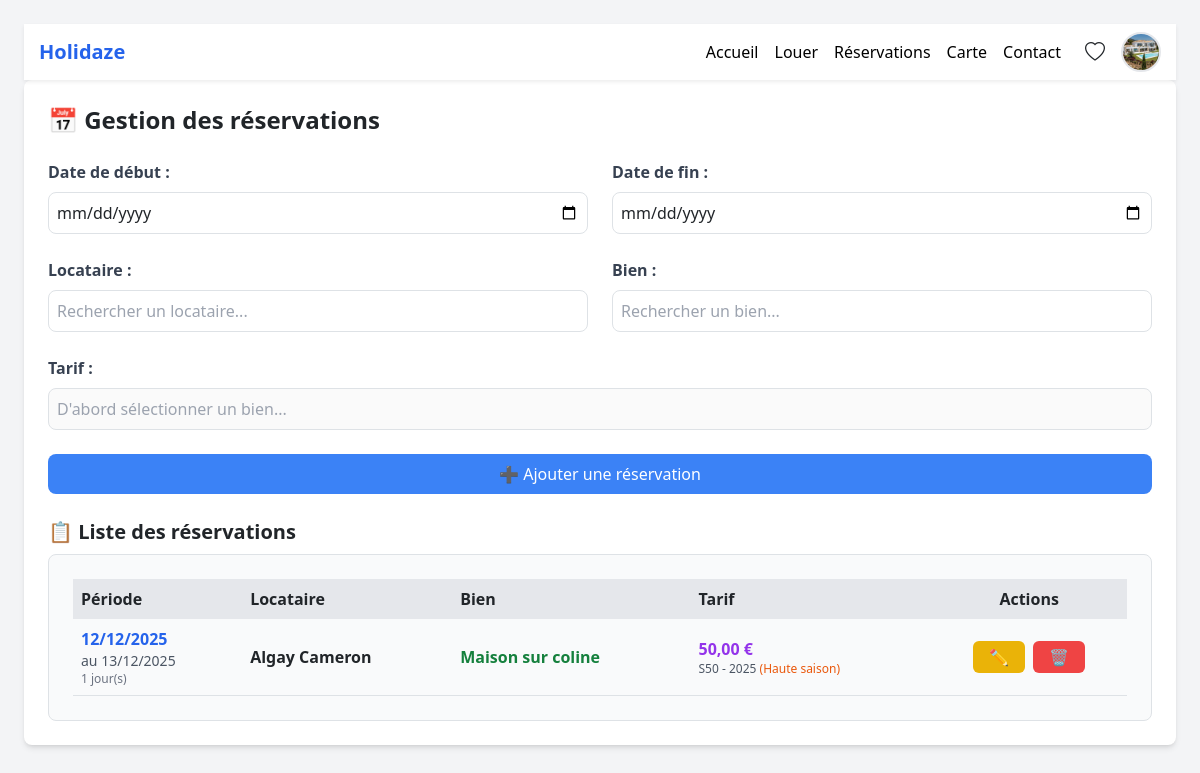
/Pages/Réservations/reservation_form.php (signed in), run on the app's committed database.
### tables this page shows
CREATE TABLE `reservation` (
  `id_reservations` int NOT NULL,
  `date_debut` date NOT NULL,
  `date_fin` date NOT NULL,
  `id_locataire` int NOT NULL,
  `id_bien` int NOT NULL,
  `id_tarif` int NOT NULL
);

CREATE TABLE `locataire` (
  `id_locataire` int NOT NULL,
  `id_utilisateur` int DEFAULT NULL,
  `nom_locataire` varchar(50) NOT NULL,
  `prenom_locataire` varchar(50) NOT NULL,
  `dna_locataire` date NOT NULL,
  `email_locataire` varchar(50) NOT NULL,
  `rue_locataire` varchar(50) NOT NULL,
  `pass_locataire` varchar(50) NOT NULL,
  `tel_locataire` varchar(50) NOT NULL,
  `comp_locataire` varchar(50) NOT NULL,
  `id_commune` int NOT NULL,
  `raison_sociale` varchar(50) NOT NULL,
  `siret` varchar(50) NOT NULL
);

CREATE TABLE `bien` (
  `id_bien` int NOT NULL,
  `nom_bien` varchar(50) NOT NULL,
  `rue_bien` varchar(50) NOT NULL,
  `cp_bien` varchar(10) NOT NULL DEFAULT '',
  `latitude_bien` decimal(10,8) DEFAULT NULL,
  `longitude_bien` decimal(10,8) DEFAULT NULL,
  `com_bien` varchar(50) NOT NULL,
  `superficie_bien` varchar(50) NOT NULL,
  `description_bien` varchar(50) NOT NULL,
  `animaux_bien` varchar(50) NOT NULL,
  `nb_couchage` varchar(50) NOT NULL,
  `id_commune` int NOT NULL,
  `id_typebien` int NOT NULL,
  `id_utilisateur_proprietaire` int DEFAULT NULL,
  `valide` tinyint(1) DEFAULT '0'
);

CREATE TABLE `tarif` (
  `id_tarif` int NOT NULL,
  `semaine_tarif` varchar(50) NOT NULL,
  `annee_tarif` varchar(50) NOT NULL,
  `tarif` varchar(50) NOT NULL,
  `id_bien` int NOT NULL,
  `id_saison` int NOT NULL
);

CREATE TABLE `saison` (
  `id_saison` int NOT NULL,
  `libelle_saison` varchar(50) NOT NULL
);

### Pages/Réservations/reservation_class.php (called while the page is built, shortened)
<?php
class ReservationsController {
    private $pdo;
    public function __construct($pdo) {
        $this->pdo = $pdo;
    }
    public function getAllReservations() {
        $sql = "SELECT
                    r.*,
                    b.nom_bien,
                    l.nom_locataire,
                    l.prenom_locataire,
                    t.tarif,
                    t.semaine_tarif,
                    t.annee_tarif,
                    s.libelle_saison
                FROM reservation r
                LEFT JOIN bien b ON r.id_bien = b.id_bien
                LEFT JOIN locataire l ON r.id_locataire = l.id_locataire
                LEFT JOIN tarif t ON r.id_tarif = t.id_tarif
                LEFT JOIN saison s ON t.id_saison = s.id_saison
                ORDER BY r.date_debut DESC";
        $stmt = $this->pdo->query($sql);
        return $stmt->fetchAll(PDO::FETCH_ASSOC);
    }
}
?>

### Pages/Réservations/reservation_form.php (the view, shortened to what this page needs)
<?php
include '../header.php';
require_once '../../include/db.php';
require_once 'reservation_class.php';
$controller = new ReservationsController($pdo);
$editId = $_GET['edit'] ?? null;
$editReservation = $editId ? $controller->getReservationById($editId) : null;
$reservations = $controller->getAllReservations();
?>
<!DOCTYPE html>
<html lang="fr">
<head>
<script src="https://cdn.tailwindcss.com"></script>
</head>
<body class="bg-gray-100 p-6">
<div class="max-w-6xl mx-auto bg-white shadow-md rounded-lg p-6">
    <h1 class="text-2xl font-bold mb-4">📅 Gestion des réservations</h1>
    <form method="POST" action="reservation_traitement.php" class="grid grid-cols-1 md:grid-cols-2 gap-4">
        <div>
            <label class="block text-gray-700 mb-2 font-semibold">Date de début :</label>
            <input type="date" name="date_debut" required
                   class="w-full border rounded-lg p-2 focus:ring focus:ring-blue-300"
                   value="<?= htmlspecialchars($editReservation['date_debut'] ?? '') ?>">
        </div>
        <div>
            <label class="block text-gray-700 mb-2 font-semibold">Date de fin :</label>
            <input type="date" name="date_fin" required
                   class="w-full border rounded-lg p-2 focus:ring focus:ring-blue-300"
                   value="<?= htmlspecialchars($editReservation['date_fin'] ?? '') ?>">
        </div>
        <div class="relative">
            <label class="block text-gray-700 mb-2 font-semibold">Locataire :</label>
            <input type="text" id="locataireSearch" autocomplete="off" placeholder="Rechercher un locataire..."
                   class="w-full border rounded-lg p-2 focus:ring focus:ring-blue-300"
                   value="<?= isset($editReservation['nom_locataire']) ? htmlspecialchars($editReservation['nom_locataire'] . ' ' . $editReservation['prenom_locataire']) : '' ?>">
        </div>
        <div class="relative">
            <label class="block text-gray-700 mb-2 font-semibold">Bien :</label>
            <input type="text" id="bienSearch" autocomplete="off" placeholder="Rechercher un bien..."
                   class="w-full border rounded-lg p-2 focus:ring focus:ring-blue-300"
                   value="<?= htmlspecialchars($editReservation['nom_bien'] ?? '') ?>">
        </div>
        <div class="relative md:col-span-2">
            <label class="block text-gray-700 mb-2 font-semibold">Tarif :</label>
            <input type="text" id="tarifSearch" autocomplete="off" placeholder="D'abord sélectionner un bien..."
                   class="w-full border rounded-lg p-2 focus:ring focus:ring-blue-300" disabled
                   value="<?= isset($editReservation['tarif']) ? 'S' . $editReservation['semaine_tarif'] . ' - ' . $editReservation['annee_tarif'] . ' : ' . number_format($editReservation['tarif'], 2) . ' €' : '' ?>">
        </div>
        <div class="md:col-span-2">
            <button type="submit" class="bg-blue-500 text-white px-4 py-2 rounded-lg hover:bg-blue-600 w-full">
                <?= $editId ? '💾 Modifier la réservation' : '➕ Ajouter une réservation' ?>
            </button>
        </div>
    </form>
    <h2 class="text-xl font-semibold mt-6 mb-2">📋 Liste des réservations</h2>
    <div class="border rounded-lg p-4 bg-gray-50 overflow-x-auto">
        <?php if ($reservations): ?>
            <table class="w-full">
                <thead class="bg-gray-200">
                    <tr>
                        <th class="p-2 text-left">Période</th>
                        <th class="p-2 text-left">Locataire</th>
                        <th class="p-2 text-left">Bien</th>
                        <th class="p-2 text-left">Tarif</th>
                        <th class="p-2 text-center">Actions</th>
                    </tr>
                </thead>
                <tbody>
                    <?php foreach ($reservations as $r): ?>
                        <tr class="border-b hover:bg-gray-100">
                            <td class="p-2">
                                <div class="font-semibold text-blue-600">
                                    <?= date('d/m/Y', strtotime($r['date_debut'])) ?>
                                </div>
                                <div class="text-sm text-gray-600">
                                    au <?= date('d/m/Y', strtotime($r['date_fin'])) ?>
                                </div>
                                <div class="text-xs text-gray-500">
                                    <?php
                                    $debut = new DateTime($r['date_debut']);
                                    $fin = new DateTime($r['date_fin']);
                                    $diff = $debut->diff($fin);
                                    echo $diff->days . ' jour(s)';
                                    ?>
                                </div>
                            </td>
                            <td class="p-2">
                                <div class="font-semibold">
                                    <?= htmlspecialchars($r['nom_locataire'] . ' ' . $r['prenom_locataire']) ?>
                                </div>
                            </td>
                            <td class="p-2">
                                <div class="font-semibold text-green-700">
                                    <?= htmlspecialchars($r['nom_bien']) ?>
                                </div>
                            </td>
                            <td class="p-2">
                                <div class="font-semibold text-purple-600">
                                    <?= number_format($r['tarif'], 2, ',', ' ') ?> €
                                </div>
                                <div class="text-xs text-gray-600">
                                    S<?= htmlspecialchars($r['semaine_tarif']) ?> - <?= htmlspecialchars($r['annee_tarif']) ?>
                                    <?php if (!empty($r['libelle_saison'])): ?>
                                        <span class="text-orange-600">(<?= htmlspecialchars($r['libelle_saison']) ?>)</span>
                                    <?php endif; ?>
                                </div>
                            </td>
                            <td class="p-2 text-center">
                                <div class="flex gap-2 justify-center">
                                    <a href="reservation_form.php?edit=<?= $r['id_reservations'] ?>"
                                       class="bg-yellow-500 text-white px-3 py-1 rounded hover:bg-yellow-600">✏️</a>
                                    <a href="#" class="bg-red-500 text-white px-3 py-1 rounded hover:bg-red-600"
                                       onclick="if(confirm('Voulez-vous vraiment supprimer cette réservation ?')) {
                                           fetch('reservation_traitement.php', {
                                               method: 'POST',
                                               headers: {'Content-Type':'application/x-www-form-urlencoded'},
                                               body: 'action=delete&id_reservation=<?= $r['id_reservations'] ?>'
                                           }).then(()=> window.location='reservation_form.php');
                                       }">🗑️</a>
                                </div>
                            </td>
                        </tr>
                    <?php endforeach; ?>
                </tbody>
            </table>
        <?php else: ?>
            <p class="text-gray-500">Aucune réservation trouvée.</p>
        <?php endif; ?>
    </div>
</div>
</body>
</html>

### data on the page
reservation: date_debut "12/12/2025", date_fin "13/12/2025", date_debut+date_fin "1", id_locataire.prenom_locataire "Algay Cameron", id_bien.nom_bien "Maison sur coline", id_tarif.tarif "50,00", id_tarif.semaine_tarif "50", id_tarif.annee_tarif "2025", saison.libelle_saison "Haute saison"
